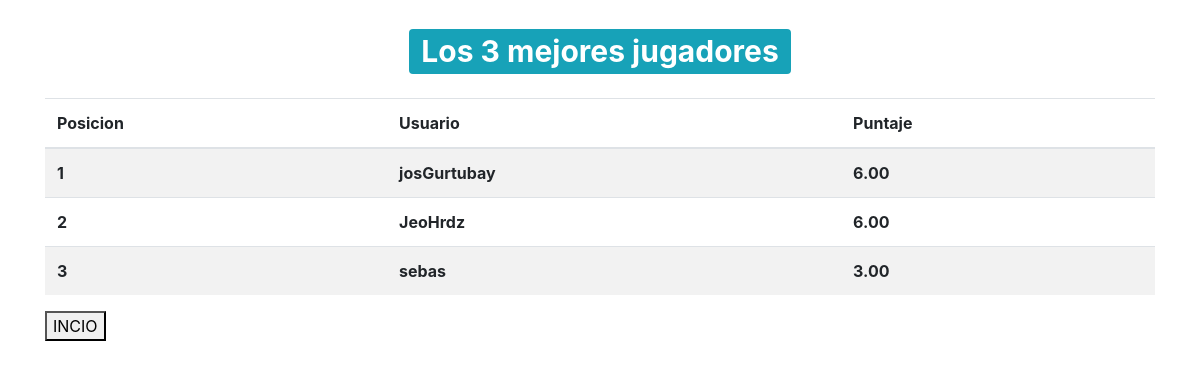
/tablero/, run on an earlier commit of the app's database.
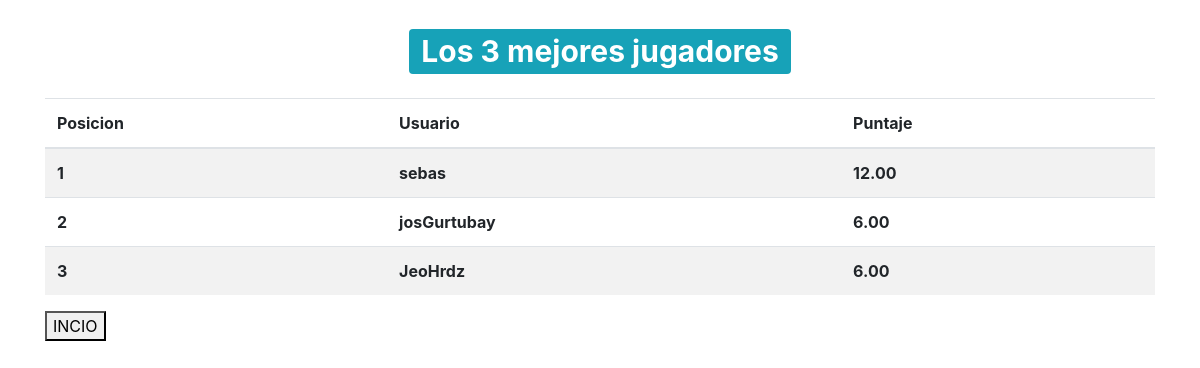
And on a later commit of the database.
### Quiz/models.py (models this page shows, shortened)
class QuizUsuario(models.Model):
    usuario = models.OneToOneField(User, on_delete=models.CASCADE)
    puntaje_total = models.DecimalField(verbose_name='Puntaje Total', default=0, decimal_places=2, max_digits=10)

### Quiz/views.py (the view)
# urls.py: path('tablero/', tablero, name='tablero'),
def tablero(request):
	total_usaurios_quiz = QuizUsuario.objects.order_by('-puntaje_total')[:10]
	contador = total_usaurios_quiz.count()
	context = {
		'usuario_quiz':total_usaurios_quiz,
		'contar_user':contador
	}
	return render(request, 'play/tablero.html', context)

### Template/play/tablero.html
{% extends 'base.html' %}
{% block contenido %}
<div class="container">
    <h1 class="text-center my-4">
        <span class="badge badge-info">
            Los {{contar_user}} mejores jugadores
        </span>
    </h1>
    <table class="table table-striped table bodered">
        <thead>
            <tr>
                <th>Posicion</th>
                <th>Usuario</th>
                <th>Puntaje</th>
            </tr>
        </thead>
        <tbody>
            {% for user_quiz in usuario_quiz %}
            <tr>
                <th>{{forloop.counter}}</th>
                <th>{{user_quiz.usuario.username}}</th>
                <th>{{user_quiz.puntaje_total}}</th>
            </tr>
            {% endfor %}
        </tbody>
    </table>
    <a href="{% url 'inicio' %}">
		<button>
			INCIO
		</button>
	</a>
</div>
{% endblock %}

What changed in the data, as far as the page shows it:
changed QuizUsuario "sebas": puntaje_total "3.00" → "12.00"; moves up the list
